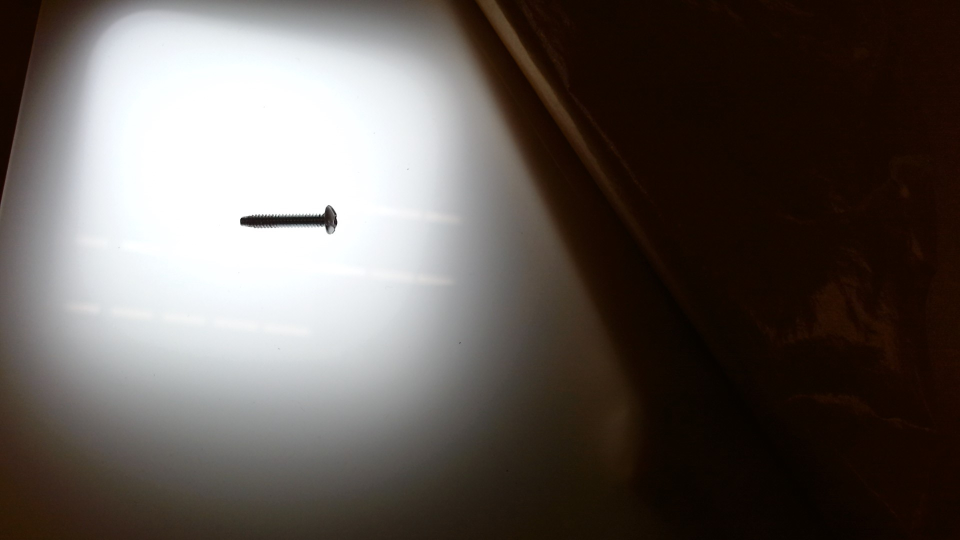
#> input picture Photos/smallbolt.jpg, 1920 x 1080 px (shown at 1/2 size)
$ python Test.py
#> lines starting #> are read from the running program, lines starting #| are printed output that depends on the picture; after the words box and inside, x2 and y2 are one past the last pixel; in counts of white or black regions, pixels touching at a corner belong together
import cv2
import numpy as np

# Load the image
image = cv2.imread("Photos/smallbolt.jpg")
#> image is the input picture: shape (1080, 1920, 3); mean B, G, R 86.9, 91.2, 98.5
cv2.imshow("original", image)
# Convert the image to grayscale
gray = cv2.cvtColor(image, cv2.COLOR_BGR2GRAY)

# Apply Gaussian blur to reduce noise and improve contour detection
blurred = cv2.GaussianBlur(gray, (5, 5), 0)

# Use adaptive thresholding to create a binary image
binary = cv2.adaptiveThreshold(blurred, 255, cv2.ADAPTIVE_THRESH_GAUSSIAN_C,
                               cv2.THRESH_BINARY_INV, 21, 2)
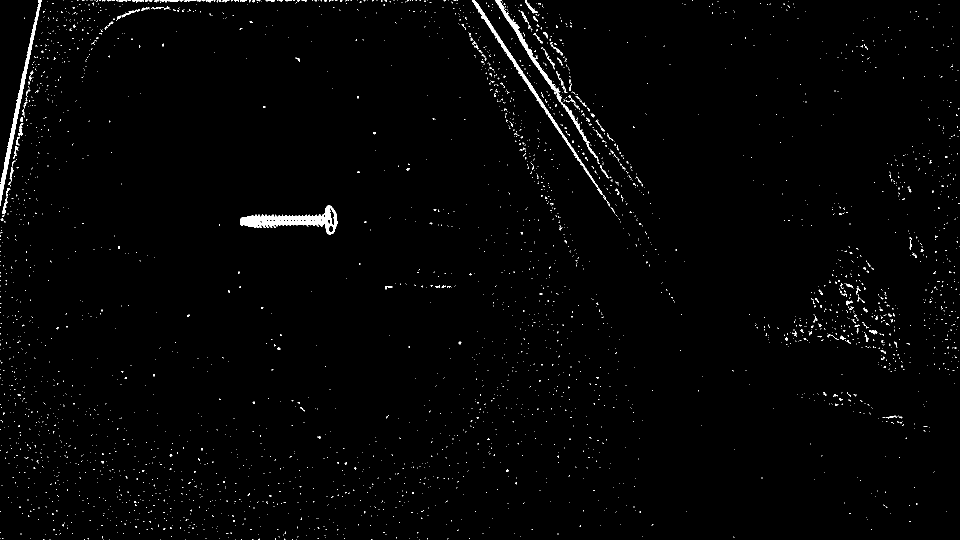
#> binary: shape (1080, 1920) (shown at 1/2 size); 1.2% white; 3410 white regions (3305 under 20 px)

# Find contours in the binary image
contours, _ = cv2.findContours(binary, cv2.RETR_EXTERNAL, cv2.CHAIN_APPROX_NONE)
#> contours = 3410 contours, 3367 with area under 20; largest, box (x1, y1, x2, y2) and area: (480, 410, 675, 469) 4208, (0, 0, 83, 412) 2236, (945, 0, 1212, 400) 2064, (990, 0, 1123, 205) 1450, (1122, 205, 1198, 324) 467

# Loop over the contours
for contour in contours:
    # Compute the center of the contour
    M = cv2.moments(contour)
    if M["m00"] != 0:  # avoid division by zero error
        cX = int(M["m10"] / M["m00"])
        cY = int(M["m01"] / M["m00"])
    else:
        cX, cY = 0, 0

    # Get contour area
    area = cv2.contourArea(contour)

    # Label the object based on area (this is a simplistic approach and can be enhanced)
    label = str(area)
    if 35300 > area > 30000:
        label = "Large Bolt"
    elif 7500 > area > 5800:
        label = "Medium Bolt"
    elif 4500 > area > 3800:
        label = "Small Bolt"
    elif 8500 > area > 7500:
        label = "Small Nut"
    elif 10200 > area > 9300:
        label = "Medium Nut"
    elif 20000 > area > 15000:
        label = "Large Nut"


    # Draw the contour and label on the image
    if area > 2500:
        cv2.drawContours(image, [contour], -1, (0, 255, 0), 2)
        cv2.putText(image, label, (cX, cY), cv2.FONT_HERSHEY_SIMPLEX, 0.5, (0, 0, 255), 2)
#> this loop made 3410 passes
#> (cX, cY) on passes 61 to 72: (570, 1065), (461, 1065), (0, 0), (0, 0), (835, 1065), (767, 1064), (0, 0), (0, 0), (0, 0), (0, 0), (0, 0), (915, 1059)
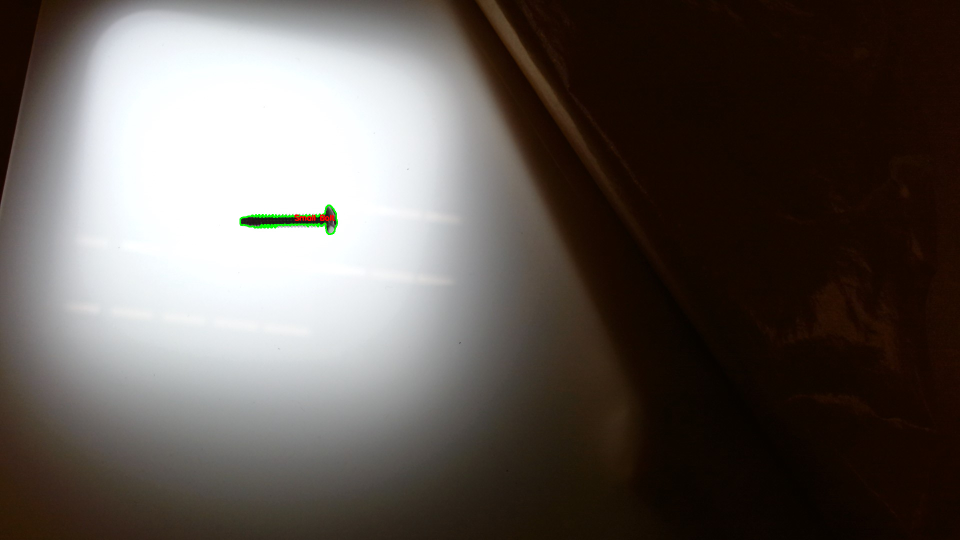
#> image: shape (1080, 1920, 3) (shown at 1/2 size); 0.12% of pixels changed, all inside (x1, y1, x2, y2) = (479, 409, 676, 470)

# Show the labeled image

cv2.imshow("Grayscale", gray)
cv2.imshow("blurred", blurred)
cv2.imshow("binary", binary)
cv2.imshow("Labeled Objects", image)
cv2.waitKey(0)
cv2.destroyAllWindows()
